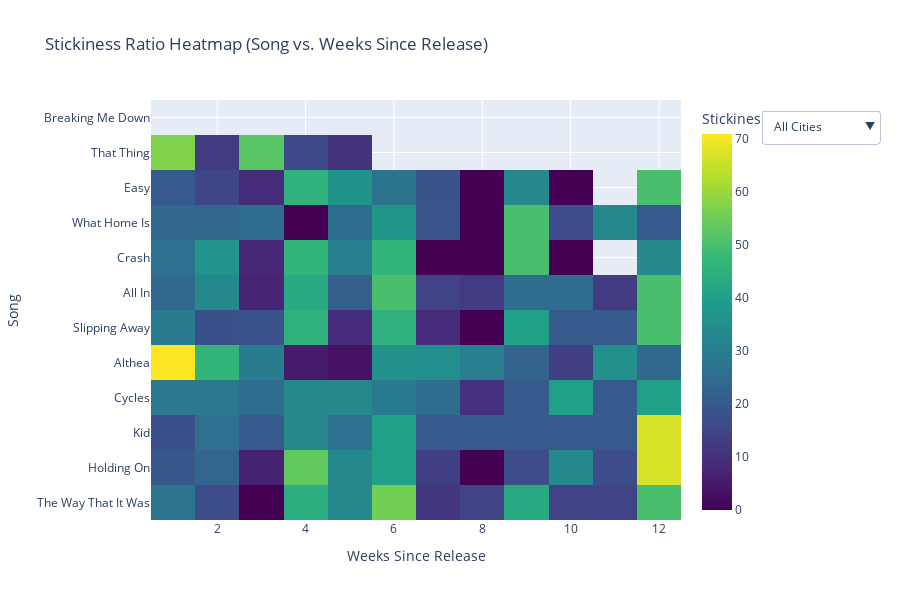
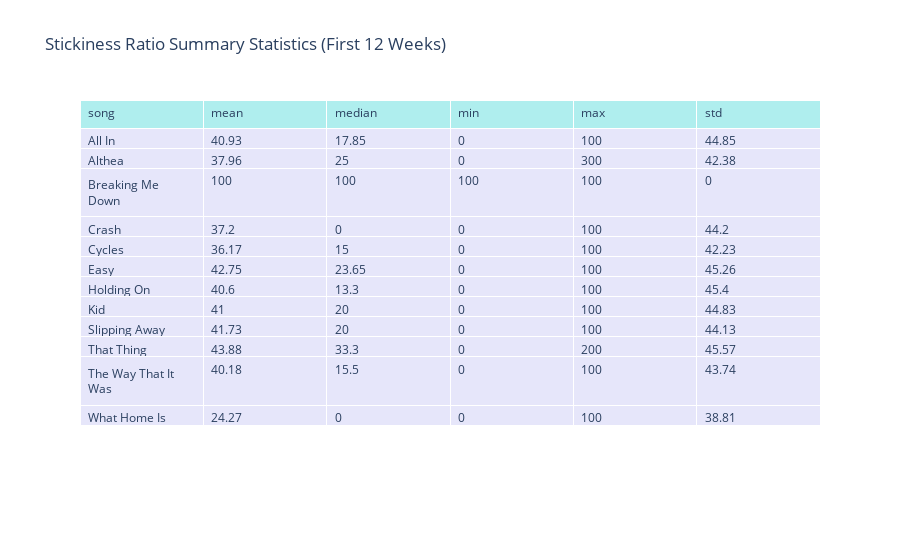

Write notebook code for charts like these, in order.
### Code cell
stickiness_df = calculate_stickiness_metrics()

### Figure 1 — Plotly figure (JSON) as saved in the notebook; plotly's stock layout.template omitted (floating-point values rounded to 4 significant figures; data arrays with more than 128 entries replaced by an {"elided": "..."} marker saying what was removed)
{"data": [{"colorbar": {"title": {"text": "Stickiness Ratio (%)"}}, "colorscale": [[0, "#440154"], [0.1111, "#482878"], [0.2222, "#3e4989"], [0.3333, "#31688e"], [0.4444, "#26828e"], [0.5556, "#1f9e89"], [0.6667, "#35b779"], [0.7778, "#6ece58"], [0.8889, "#b5de2b"], [1, "#fde725"]], "customdata": {"elided": "288 float values"}, "hovertemplate": "Song: %{y}<br>Weeks Since Release: %{x}<br>WAU: %{customdata[0]:.0f}<br>MAU: %{customdata[1]:.0f}<br>Stickiness Ratio: %{z:.1f}%<extra></extra>", "type": "heatmap", "x": [1, 2, 3, 4, 5, 6, 7, 8, 9, 10, 11, 12], "y": ["The Way That It Was", "Holding On", "Kid", "Cycles", "Althea", "Slipping Away", "All In", "Crash", "What Home Is", "Easy", "That Thing", "Breaking Me Down"], "z": {"elided": "12x12 float values"}}], "layout": {"height": 600, "title": {"text": "Stickiness Ratio Heatmap (Song vs. Weeks Since Release)"}, "updatemenus": [{"buttons": [{"args": [{"customdata": {"elided": "1x12x12x2 int values"}, "z": {"elided": "1x12x12 float values"}}], "label": "All Cities", "method": "restyle"}, {"args": [{"customdata": {"elided": "1x12x12x2 int values"}, "z": {"elided": "1x12x12 float values"}}], "label": "Denver", "method": "restyle"}, {"args": [{"customdata": {"elided": "1x12x12x2 int values"}, "z": {"elided": "1x12x12 float values"}}], "label": "Atlanta", "method": "restyle"}, {"args": [{"customdata": {"elided": "1x12x12x2 int values"}, "z": {"elided": "1x12x12 float values"}}], "label": "New York City", "method": "restyle"}, {"args": [{"customdata": {"elided": "1x12x12x2 int values"}, "z": {"elided": "1x12x12 float values"}}], "label": "Toronto", "method": "restyle"}, {"args": [{"customdata": {"elided": "1x12x12x2 int values"}, "z": {"elided": "1x12x12 float values"}}], "label": "Chicago", "method": "restyle"}], "direction": "down", "pad": {"r": 10, "t": 10}, "showactive": true, "x": 1.15, "xanchor": "left", "y": 1, "yanchor": "top"}], "xaxis": {"title": {"text": "Weeks Since Release"}}, "yaxis": {"title": {"text": "Song"}}}}

### Figure 2 — Plotly figure (JSON) as saved in the notebook; plotly's stock layout.template omitted (floating-point values rounded to 4 significant figures)
{"data": [{"cells": {"align": "left", "fill": {"color": "lavender"}, "values": [["All In", "Althea", "Breaking Me Down", "Crash", "Cycles", "Easy", "Holding On", "Kid", "Slipping Away", "That Thing", "The Way That It Was", "What Home Is"], [40.93, 37.96, 100, 37.2, 36.17, 42.75, 40.6, 41, 41.73, 43.88, 40.18, 24.27], [17.85, 25, 100, 0, 15, 23.65, 13.3, 20, 20, 33.3, 15.5, 0], [0, 0, 100, 0, 0, 0, 0, 0, 0, 0, 0, 0], [100, 300, 100, 100, 100, 100, 100, 100, 100, 200, 100, 100], [44.85, 42.38, 0, 44.2, 42.23, 45.26, 45.4, 44.83, 44.13, 45.57, 43.74, 38.81]]}, "header": {"align": "left", "fill": {"color": "paleturquoise"}, "values": ["song", "mean", "median", "min", "max", "std"]}, "type": "table"}], "layout": {"title": {"text": "Stickiness Ratio Summary Statistics (First 12 Weeks)"}}}
